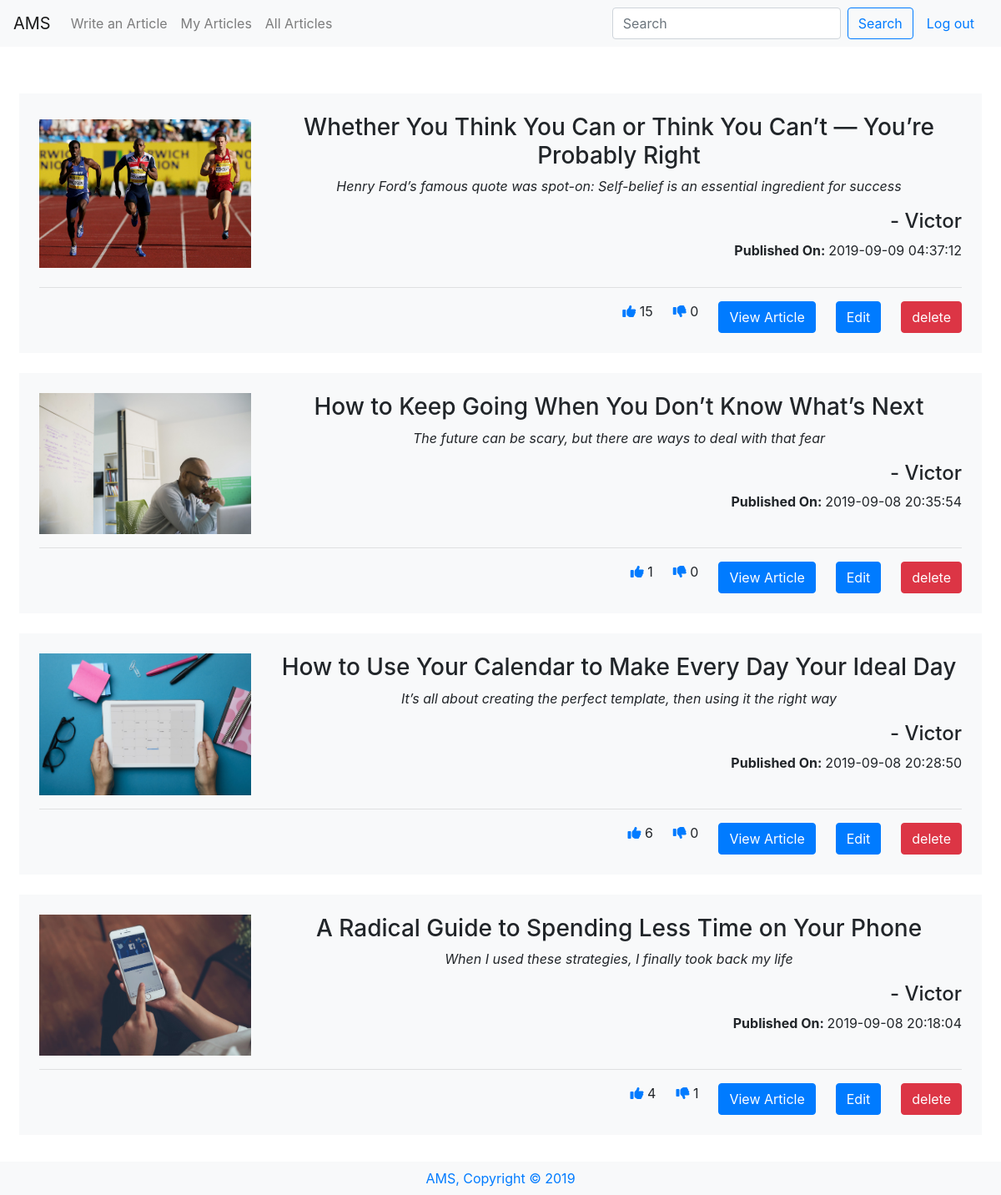
The app's page /view (signed in), older data.
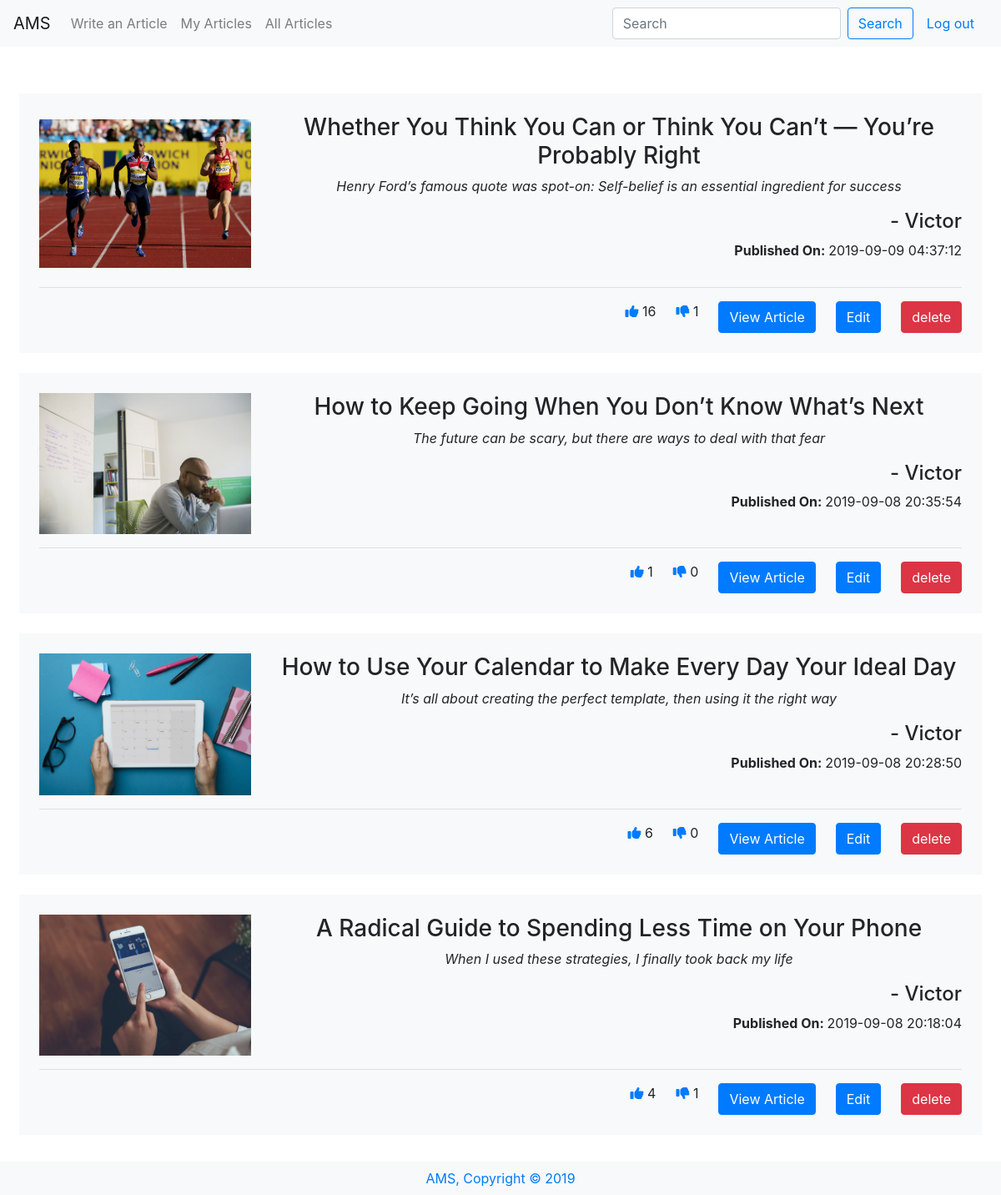
The same page, newer data.
### tables this page shows
CREATE TABLE 'articles' ('id' integer PRIMARY KEY AUTOINCREMENT NOT NULL, 'userid' smallint NOT NULL, 'title' varchar(255) NOT NULL, 'description' varchar(300) NOT NULL, 'content' text NOT NULL, 'like' smallint, 'dislike' smallint, 'image' bytea, 'date' timestamp NOT NULL DEFAULT CURRENT_TIMESTAMP);

CREATE TABLE users(
    id INTEGER NOT NULL PRIMARY KEY,
    username VARCHAR(255) NOT NULL UNIQUE,
    email VARCHAR(255) NOT NULL UNIQUE,
    password VARCHAR(255) NOT NULL
);

### application.py (the view)
@app.route("/view")
@login_required
def userView():
        userid = session["user_id"]
        data = db.execute("SELECT articles.id, users.username, articles.title, articles.description, articles.content, articles.like, articles.dislike, articles.image, articles.date FROM users JOIN articles ON users.id = articles.userid WHERE articles.userid = :userid ORDER BY date DESC",
        userid=userid)
        return render_template("userView.html", data=data)

### application.py (called while the page is built)
@app.after_request
def after_request(response):
    response.headers["Cache-Control"] = "no-cache, no-store, must-revalidate"
    response.headers["Expires"] = 0
    response.headers["Pragma"] = "no-cache"
    return response

### helpers.py (called while the page is built)
def login_required(f):
    @wraps(f)
    def decorated_function(*args, **kwargs):
        if session.get("user_id") is None:
            return redirect("/login")
        return f(*args, **kwargs)
    return decorated_function

### templates/userView.html (shortened to what this page needs)
{% extends "layout.html" %} {% block title %} View {% endblock %} {% block main
    %}
<div id="articles" class="row">
    {% for datum in data %}
    <div class="article mb-4 bg-light p-4">
        <div class="article_main row">
            <div class="article-img col-3">
                <img src="{{ datum.image }}" alt="{{ datum.title }}">
            </div>
            <div class="article_head col-9">
                <h3>{{ datum.title }}</h3>
                <p><i>{{ datum.description }}</i></p>
                <h4 class="text-right">- {{ datum.username }}</h4>
                <p class="text-right"><b>Published On: </b>{{ datum.date }}</p>
            </div>
        </div>
        <hr>
        <div class="article_footer">
            {% if datum.like == None %}
          <span class="ml-4"><i class="fas fa-thumbs-up text-primary"></i> 0</span>
            {% else %}
            <span class="ml-4"><i class="fas fa-thumbs-up text-primary"></i> {{ datum.like }}</span>
            {% endif %}
            {% if datum.dislike == None %}
            <span class="ml-4"><i class="fas fa-thumbs-down text-primary"></i> 0</span>
            {% else %}
            <span class="ml-4"><i class="fas fa-thumbs-down text-primary"></i> {{ datum.dislike }}</span>
            {% endif %}
            <a class="ml-4" href="/viewone/{{ datum.id }}"><button class="btn btn-primary text-right">View
                    Article</button></a>
            <a class="ml-4" href="/edit/{{ datum.id }}"><button class="btn btn-primary text-right">Edit</button></a>
            <a class="ml-4" href="/delete/{{ datum.id }}"><button class="btn btn-danger text-right">delete</button></a>
        </div>
    </div>
    {% endfor %}
</div>
{% endblock %}

### templates/layout.html (shortened to what this page needs)
<!DOCTYPE html>
<html lang="en">
  <head>
    <link
      rel="stylesheet"
      href="/static/bootstrap.min.css"
    />
    <link rel="stylesheet" href="/static/styles.css" />
  </head>
  <body>
    <nav class="navbar navbar-expand-lg navbar-light bg-light">
      <a class="navbar-brand" href="/">AMS</a>
      <div class="collapse navbar-collapse" id="navbarSupportedContent">
        <ul class="navbar-nav mr-auto">
          {% if session.user_id %}
          <li class="nav-item">
            <a class="nav-link" href="/article">Write an Article</a>
          </li>
          <li class="nav-item">
            <a class="nav-link" href="/view">My Articles</a>
          </li>
          {% else %}
          <li class="nav-item">
            <a class="nav-link" href="/register">Become a Writer</a>
          </li>
          {% endif %}
          <li class="nav-item">
            <a class="nav-link" href="/viewall">All Articles</a>
          </li>
        </ul>
        <form class="form-inline my-2 my-lg-0" action="/search" method="POST">
          <input
            class="form-control mr-sm-2"
            type="search"
            name="search"
            placeholder="Search"
          />
          <button class="btn btn-outline-primary my-2 my-sm-0" type="submit">
            Search
          </button>
          {% if session.user_id %}
          <a class="nav-link" href="/logout">Log out</a>
          {% else %}
          <a class="nav-link" href="/login">Log in</a>
          {% endif %}
        </form>
      </div>
    </nav>
    <main class="container p-2">
      {% block main %}{% endblock %}
    </main>
    <footer class="text-center bg-light p-2">
      <a href="/">AMS, Copyright &copy; 2019</a>
    </footer>
  </body>
</html>

### static/styles.css (style rules this page uses)
main { text-align: center; }
.article-img { display: flex; flex-flow: column wrap; justify-content: center; }
.article-img img { width: 100%; object-fit: contain; }
.article_footer { display: flex; justify-content: flex-end; }

Row changes from the older to the newer data that the page shows:
changed articles "Whether You Think You Can or Think You Can’t — You’re Probably Right": like "15" → "16"; dislike "0" → "1"
